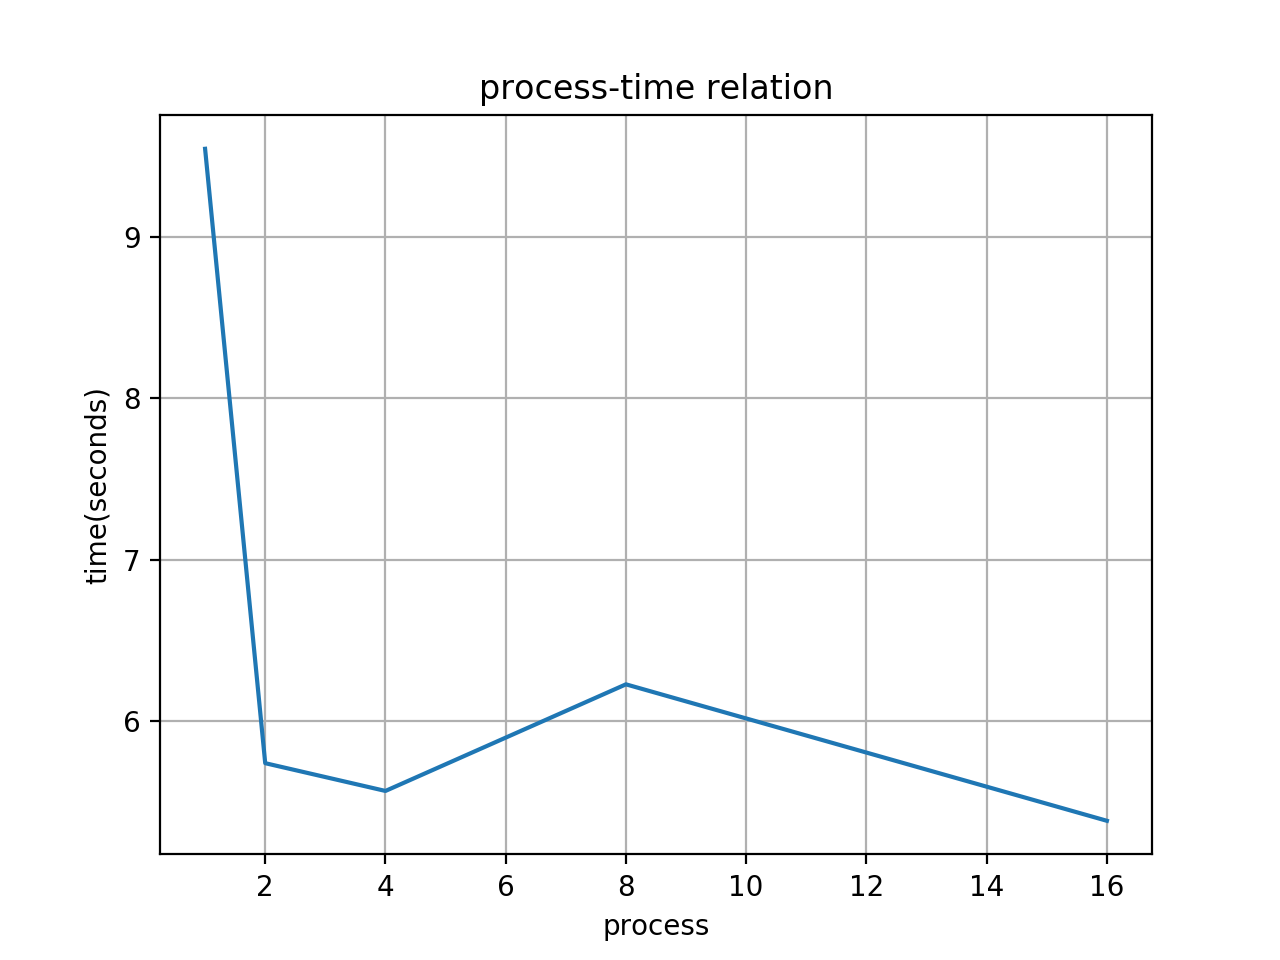

Generate this figure with Python:
import numpy as np
import matplotlib.pyplot as plt
import matplotlib
from multiprocessing import Pool
import multiprocessing as multi
import time

def merge_sort(array): #マージソートを行う関数
    mid = len(array)
    if mid > 1:
        left = merge_sort(array[:(mid//2)])
        right = merge_sort(array[(mid//2):])
        result=merge(left,right)
        return result
    else:
        return array

def merge(left, right): #マージを行う関数
    sorted_list = []
    left_index = 0
    right_index = 0

    while left_index < len(left) and right_index < len(right):
        if left[left_index] <= right[right_index]:
            sorted_list.append(left[left_index])
            left_index += 1
        else:
            sorted_list.append(right[right_index])
            right_index += 1

    if left:
        sorted_list.extend(left[left_index:])
    if right:
        sorted_list.extend(right[right_index:])

    return sorted_list

def n_merge(num,array3): #2分割になるまでmerge
    array4=[]
    for i in range(num//2):
        sample=[]
        sample.append(array3[2*i])
        sample.append(array3[2*i+1])
        array4.append(sample)
    p = Pool(processes=num//2) #マージの並列化
    array3=p.map(wrapper, array4)
    p.close()
    if num//2>=4:
        return n_merge(num//2,array3)

    return array3


def wrapper(args): #ラッパー関数
    return merge(*args)

def main():
    file_name = "./Parallel.txt" #データを読み込むファイル先のパス
    data=[]                      #マージソートのデータ用リスト
    data_num=1000000             #データ数
    x=[]                         #グラフのx軸のデータ
    y=[]                         #グラフのy軸のデータ
    for i in range(1,6):
        pro=2**(i-1)             #プロセス数
        pro_num=data_num//pro

        try:                           #ファイル読み込み
            file = open(file_name)
            lines = file.readlines()
            for i in range(data_num):
                data.append(int(lines[i].rstrip("\n")))
        except Exception as e:
            print(e)
        finally:
            file.close()

        pro_data=[]           #プロセス数分割
        for i in range(pro):
            pro_data.append(data[i*pro_num:(i+1)*pro_num])

        start = time.time()        #並列化を始めた時間
        p = Pool(processes=pro)    #マージソートの並列化
        futures=p.map(merge_sort, pro_data)
        p.close()

        if pro>=2:
            if pro>=4:
                futures=n_merge(pro,futures)
            futures=merge(futures[0],futures[1])
        else:
            futures=futures[0]

        end1 = time.time() - start     #並列化を終えた時間
        print("並列実行時間："+str(end1)+"秒")
        x.append(pro)
        y.append(end1)

    x=np.array(x)                      #グラフ設定
    y=np.array(y)
    plt.plot(x, y)
    plt.title("process-time relation")
    plt.xlabel("process")
    plt.ylabel("time(seconds)")
    plt.grid(True)
    plt.show()

if __name__ == "__main__":
    main()
